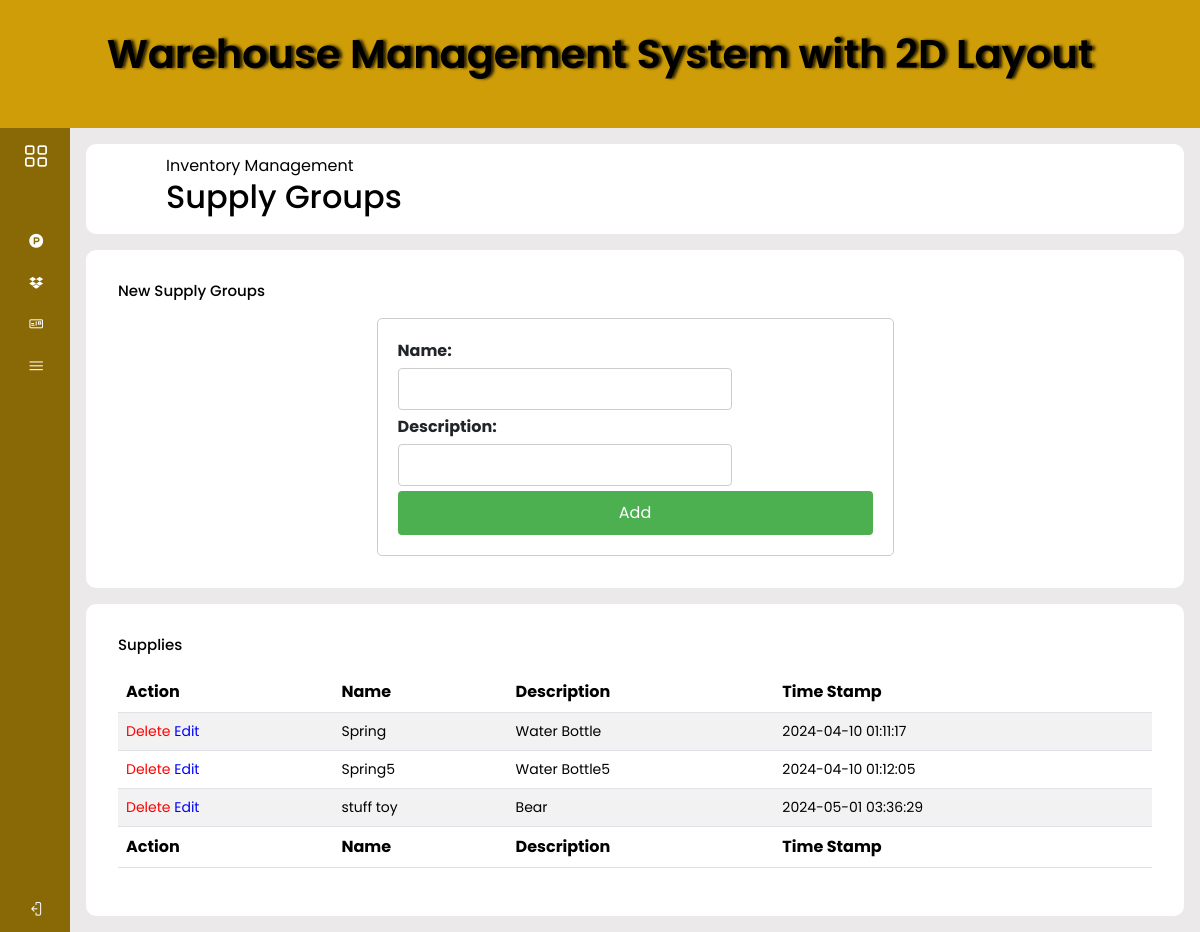
The page /wm-system/supplygroups.php on the database its author committed.
### tables this page shows
CREATE TABLE `items` (
  `id` int(11) NOT NULL,
  `Name` varchar(50) NOT NULL,
  `Description` varchar(50) NOT NULL,
  `Timestamp` timestamp NOT NULL DEFAULT current_timestamp()
);

### wm-system/supplygroups.php (the view, shortened to what this page needs)
<?php
require "conn.php";
?>
<!DOCTYPE html>
<html lang="en">
<head>
  <link rel="stylesheet" href="https://cdnjs.cloudflare.com/ajax/libs/twitter-bootstrap/5.3.0/css/bootstrap.min.css">
    <link rel="stylesheet" href="https://cdn.datatables.net/2.0.3/css/dataTables.bootstrap5.css">
  <link href="https://cdn.jsdelivr.net/npm/bootstrap@5.3.3/dist/css/bootstrap.min.css" rel="stylesheet">
  <link rel="stylesheet" href="style/supplygroups.css" />
  <link href="lineicons/web-font-files/lineicons.css" rel="stylesheet" />
  <link rel="stylesheet" href="js/bootstrap.bundle.min.js">
</head>
<body>
<header class="header-section text-center">
        <h1>Warehouse Management System with 2D Layout</h1>
    </header>
    <div class="wrapper">
        <aside id="sidebar">
            <div class="d-flex">
                <button class="toggle-btn" type="button">
                    <i class="lni lni-grid-alt"></i>
                </button>
            </div>
            <ul class="sidebar-nav">
            <li class="sidebar-item">
                    <a href="#" class="sidebar-link collapsed has-dropdown" data-bs-toggle="collapse"
                        data-bs-target="#prod" aria-expanded="false" aria-controls="prod">
                        <i class="lni lni-producthunt"></i>
                    </a>
                </li>
                <li class="sidebar-item">
                    <a href="#" class="sidebar-link collapsed has-dropdown" data-bs-toggle="collapse"
                        data-bs-target="#equipment" aria-expanded="false" aria-controls="equipment">
                        <i class="lni lni-dropbox-original"></i>
                    </a>
                </li>
                <li class="sidebar-item">
                    <a href="#" class="sidebar-link collapsed has-dropdown" data-bs-toggle="collapse"
                        data-bs-target="#details" aria-expanded="false" aria-controls="details">
                        <i class="lni lni-postcard"></i>
                    </a>
                </li>
                <li class="sidebar-item">
                    <a href="#" class="sidebar-link collapsed has-dropdown" data-bs-toggle="collapse"
                        data-bs-target="#manage" aria-expanded="false" aria-controls="manage">
                        <i class="lni lni-menu"></i>
                    </a>
                </li>
            </ul>
            <div class="sidebar-footer">
                <a href="logout.php" class="sidebar-link">
                    <i class="lni lni-exit"></i>
                </a>
            </div>
        </aside>
    <div class="main--content">
        <div class="header--wrapper">
            <div class="header--title">
                <span>Inventory Management</span>
                <h2>Supply Groups</h2>
            </div>
        </div>
        <div class="card-container">
            <h3 class="main-title">New Supply Groups</h3>
            <form action="supplygroupfunc.php" id="form" method="post">
            <label for="Name">Name:</label>
  <input type="text" id="Name" name="Name">
  <label for="Description">Description:</label>
  <input type="text" id="Description" name="Description">
  <input type="submit" name="submit" value="Add">
            </form>
        </div>
        <div class="tabular-wrapper">
            <h3 class="main-title">
                Supplies
            </h3>
            <div class="table-container">
            <table id="example" class="table table-striped" style="width:100%">
            <thead>
                <tr>
                    <th>Action</th>
                    <th>Name</th>
                    <th>Description</th>
                    <th>Time Stamp</th>
                </tr>
            </thead>
            <tbody>
            <?php
                            $query = "SELECT * FROM  items";
                            $query_run = mysqli_query($conn, $query);
                            if (mysqli_num_rows($query_run)>0) {
                                foreach($query_run as $items){
                                    ?>
                                    <tr>
                                    <td>
                                        <form action="supplygroupfunc.php" method="POST" class="d-inline">
                                      <button type="submit" name="delete_group" value="<?=$items['id']?>;" style="color:red; background:none;">Delete</button>
                                        </form>
                                        <a href="supplygroupupdate.php?id=<?= $items['Name'];?>" type="submit" name="Update" style="color:blue; background:none;" >Edit</a>
                                    </td>
                                        <td><?= $items['Name']?></td>
                                        <td><?= $items['Description']?></td>
                                        <td><?= $items['Timestamp']?></td>
                                    </tr>
                                    <?php
                                }
                            }else{
                                echo "<h5> No record Found</h5>";
                            }
                            ?>
            </tbody>
            <tfoot>
                <tr>
                <th>Action</th>
                    <th>Name</th>
                    <th>Description</th>
                    <th>Time Stamp</th>
                </tr>
            </tfoot>
        </table>
            </div>
        </div>
    </div>
</body>
</html>

### wm-system/style/supplygroups.css (style rules this page uses)
* { margin: 0; padding: 0; border: none; outline: none; box-sizing: border-box; }
.header-section { background-color: #ce9d08; color: black; padding: 30px; }
.header-section h1 { font-size: 2.5em; margin-bottom: 20px; text-shadow: 3px 0px 3px rgba(0, 0, 0, 0.801); }
a { text-decoration: none; }
li { list-style: none; }
h1 { font-weight: 600; font-size: 1.5rem; }
body { font-family: 'Poppins', sans-serif; }
.wrapper { display: flex; }
#sidebar { width: 70px; min-width: 70px; z-index: 1000; transition: all .25s ease-in-out; background-color: #896905; display: flex; flex-direction: column; position: sticky; top: 0; left: 0; bottom: 0; min-height: 84.5vh; }
.toggle-btn { background-color: transparent; cursor: pointer; border: 0; padding: 1rem 1.5rem; }
.toggle-btn i { font-size: 1.5rem; color: #FFF; }
.sidebar-nav { padding: 2rem 0; flex: 1 1 auto; }
a.sidebar-link { padding: .625rem 1.625rem; color: #FFF; display: block; font-size: 0.9rem; white-space: nowrap; border-left: 3px solid transparent; }
.sidebar-link i { font-size: 0.9rem; margin-right: .75rem; }
.sidebar-item { position: relative; }
.main--content { position: relative; background: #ebe9e9; width: 100%; padding: 1rem; }
.header--wrapper { display: flex; justify-content: space-between; align-items: center; flex-wrap: wrap; background: #fff; border-radius: 10px; padding: 10px 5rem; margin-bottom: 1rem; }
.header--title { color: black; }
.card-container { background: #fff; padding: 2rem; border-radius: 10px; }
.main-title { color: black; padding-bottom: 10px; font-size: 15px; }
.tabular-wrapper { background: #fff; margin-top: 1rem; border-radius: 10px; padding: 2rem; }
.table-container { width: 100%; }
table { width: 100%; border-collapse: collapse; }
thead { background: #ce9d08; color: #fff; }
th { padding: 15px; text-align: left; }
tbody { background: #f2f2f2; }
td { padding: 15px; font-size: 14px; color: #333; }
tr:nth-child(even) { background: #fff; }
tfoot { background: #ce9d08; color: #fff; }
#form { width: 50%; margin: 0 auto; padding: 20px; border: 1px solid #ccc; border-radius: 5px; display: flex; flex-wrap: wrap; justify-content: space-between; }
label { font-weight: bold; flex-basis: 30%; }
input[type="text"], input[type="date"] { flex-basis: 65%; padding: 8px; margin: 5px 0; box-sizing: border-box; border: 1px solid #ccc; border-radius: 4px; }
input[type="submit"] { flex-basis: 100%; background-color: #4CAF50; color: white; padding: 10px 20px; border: none; border-radius: 4px; cursor: pointer; }

### rows shown on the page
items: $items['id'] 12 (drawn), Name "Spring", Description "Water Bottle", Timestamp "2024-04-10 01:11:17"
items: $items['id'] 13 (drawn), Name "Spring5", Description "Water Bottle5", Timestamp "2024-04-10 01:12:05"
items: $items['id'] 14 (drawn), Name "stuff toy", Description "Bear", Timestamp "2024-05-01 03:36:29"
